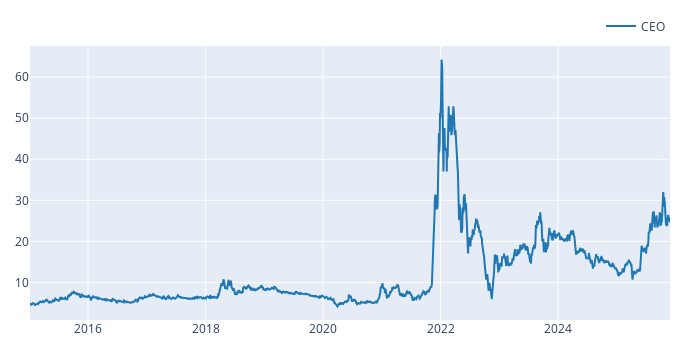

Here is the notebook cell this chart was saved with:
### Code cell
price_window.vbt.plot().show()

### Figure 1 — Plotly figure (JSON) as saved in the notebook; plotly's stock layout.template omitted (floating-point values rounded to 4 significant figures; data arrays with more than 128 entries replaced by an {"elided": "..."} marker saying what was removed)
{"data": [{"name": "CEO", "showlegend": true, "type": "scatter", "x": {"elided": "2725 str values"}, "y": {"elided": "2725 float values"}}], "layout": {"height": 350, "legend": {"orientation": "h", "traceorder": "normal", "x": 1, "xanchor": "right", "y": 1.02, "yanchor": "bottom"}, "margin": {"b": 30, "l": 30, "r": 30, "t": 30}, "width": 700}}
